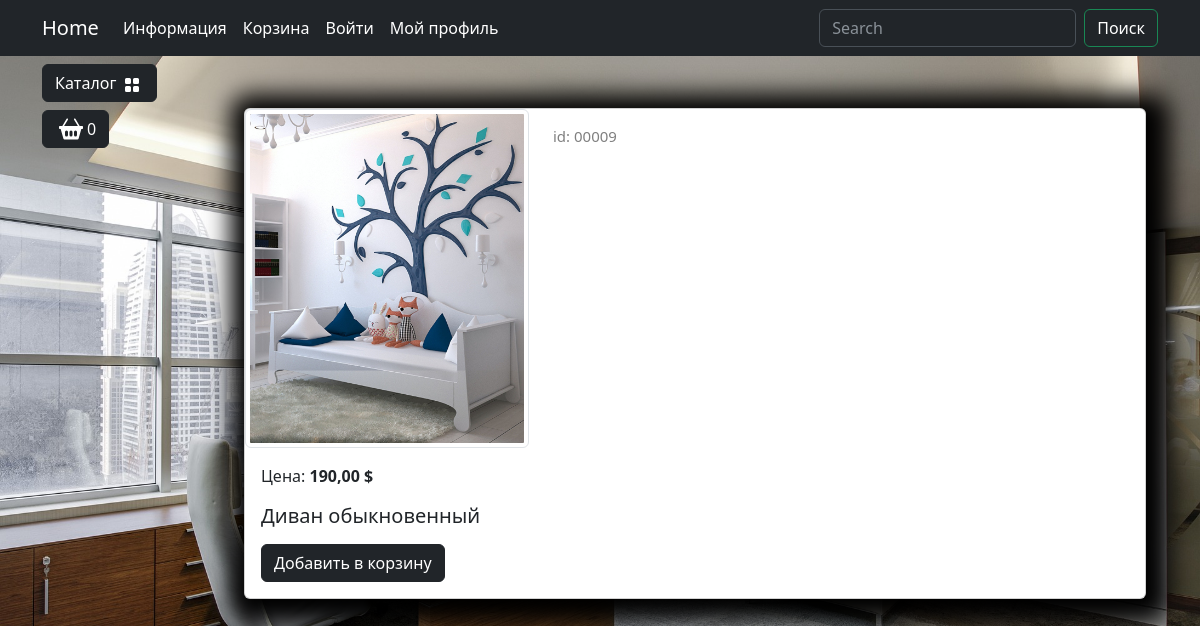
/catalog/product/divan-obyknovennyj/, run on the app's committed database.
### goods/models.py (models this page shows, shortened)
class Products(models.Model):
    name = models.CharField(max_length=35, unique=True, verbose_name='Название')
    slug = models.SlugField(unique=True, blank=True, null=True, verbose_name='URL')
    description = models.TextField(blank=True, null=True, verbose_name='Описание')
    image = models.ImageField(upload_to='goods.images', blank=True, null=True, verbose_name='Изображение')
    price = models.DecimalField(default=0.00, max_digits=7, decimal_places=2, verbose_name='Цена')
    discount = models.DecimalField(default=0.00, max_digits=4, decimal_places=2, verbose_name='Скидка в %')
    quantity = models.PositiveIntegerField(default=0, verbose_name='Количество')
    category = models.ForeignKey(to=Categories, on_delete=models.CASCADE, verbose_name='Категория')
    class Meta:
        db_table = 'product'
        verbose_name = 'Товар'
        verbose_name_plural = 'Товары'
    def display_id(self):
        return f"{self.id:05}"
    def sell_price(self):
        return round(self.price * (1 - (self.discount / 100)), 2) \
        if self.discount else self.price

### goods/views.py (the view)
# urls.py: path('product/<slug:product_slug>/', views.product, name='product'),
def product(request, product_slug):
    product  = Products.objects.get(slug=product_slug)
    context = {
        'product': product
    }
    return render(request, 'goods/product.html', context)

### goods/templatetags/goods_tags.py (called while the page is built)
@register.simple_tag()
def tag_categories():
    return Categories.objects.all()

### goods/templates/goods/product.html (shortened to what this page needs)
{% extends "main/base.html" %}
{% load static %}
{% block content %}
<div class="container mt-5">
    <div class="card mb-4 custom-shadow">
        <div class="row">
            <div class="col-md-4">
                <img src="{{product.image.url}}"
                    class="img-thumbnail" data-bs-toggle="modal" data-bs-target="#imageModal1">
            </div>
            <div class="col-md-4 ">
                <p class="product_id mt-3">id: {{product.display_id }}</p>
            </div>
        </div>
        <div class="card-body">
            <p class="card-text">Цена: <strong>{{product.sell_price}} $</strong></p>
            <h5 class="card-title">{{product.name}}</h5>
            <a href="#" class="btn btn-dark add-to-cart">Добавить в корзину</a>
        </div>
    </div>
</div>
{% endblock content %}

### static/deps/css/my_css.css (style rules this page uses)
body { background-image: url("../images/bg-image.jpg"); background-repeat: no-repeat; background-attachment: fixed; background-position: center center; background-size: cover; height: 100%; }
.custom-shadow { box-shadow: 5px 5px 25px 19px #000000; }
.product_id { color: gray; font-size: 15px; }

### data on the page
Products: image (picture), display_id "00009", sell_price "190,00", name "Диван обыкновенный"
